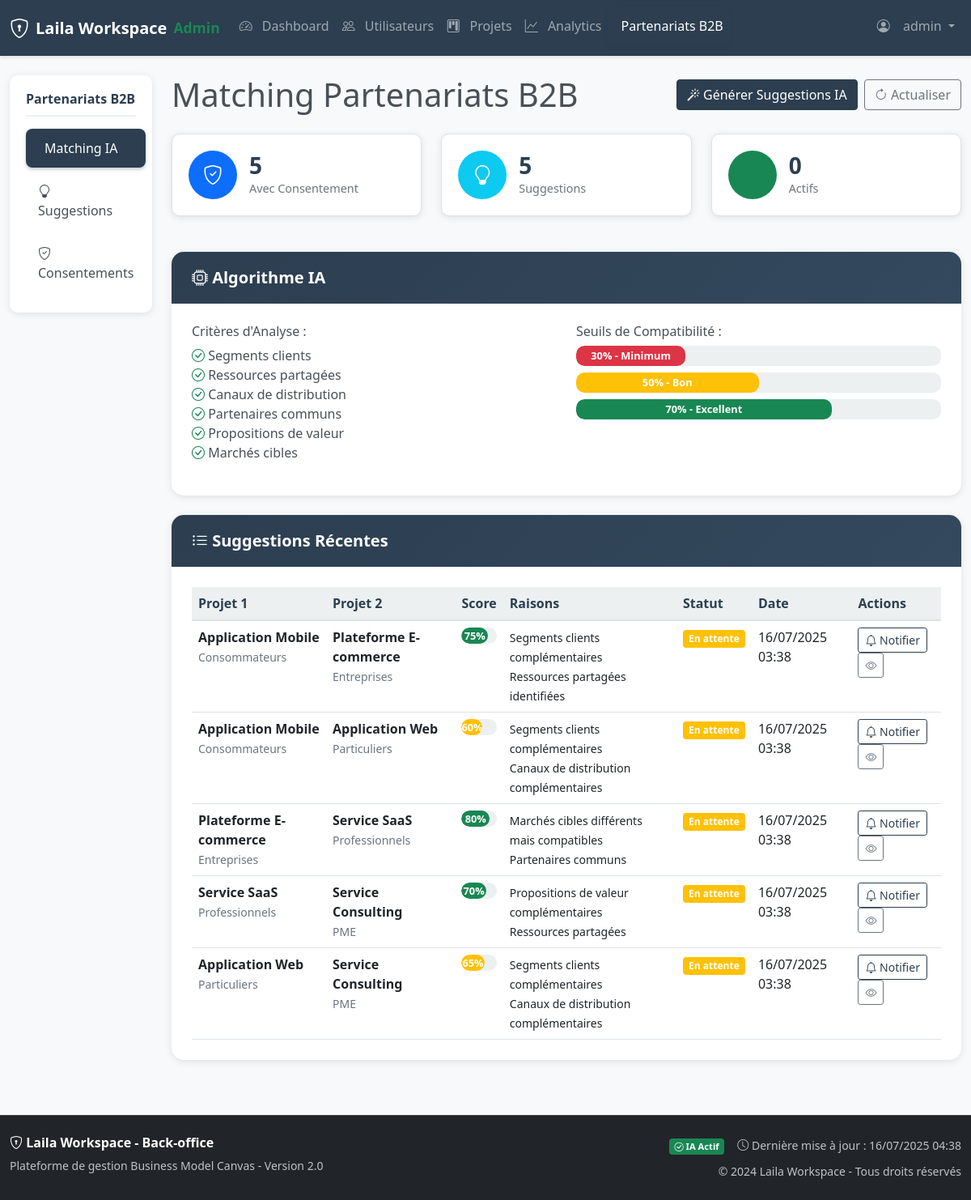
Screenshot of /views/admin/partnerships.php (signed in) with the database file from the repository.
### tables this page shows
CREATE TABLE IF NOT EXISTS partnership_suggestions (
    id INT AUTO_INCREMENT PRIMARY KEY,
    project1_id INT NOT NULL,
    project2_id INT NOT NULL,
    synergy_score INT NOT NULL,
    synergy_reasons TEXT,
    status ENUM('pending', 'notified', 'active', 'rejected') DEFAULT 'pending',
    created_at TIMESTAMP DEFAULT CURRENT_TIMESTAMP,
    notified_at TIMESTAMP NULL,
    INDEX idx_project1_id (project1_id),
    INDEX idx_project2_id (project2_id),
    INDEX idx_status (status)
);

CREATE TABLE IF NOT EXISTS projects (
    id INT AUTO_INCREMENT PRIMARY KEY,
    user_id INT NOT NULL,
    name VARCHAR(255) NOT NULL,
    description TEXT,
    target_market VARCHAR(255),
    status ENUM('active', 'inactive', 'archived') DEFAULT 'active',
    share_consent TINYINT(1) DEFAULT 0,
    created_at TIMESTAMP DEFAULT CURRENT_TIMESTAMP,
    updated_at TIMESTAMP DEFAULT CURRENT_TIMESTAMP ON UPDATE CURRENT_TIMESTAMP,
    INDEX idx_user_id (user_id),
    INDEX idx_created_at (created_at),
    INDEX idx_status (status)
);

### views/admin/partnerships.php (the view, shortened to what the rows shown need)
<?php
require_once '../../includes/db_connect.php';
try {
    $stmt = $pdo->query("
        SELECT
            ps.*,
            p1.name as project1_name,
            p1.target_market as project1_target_market,
            p2.name as project2_name,
            p2.target_market as project2_target_market
        FROM partnership_suggestions ps
        JOIN projects p1 ON ps.project1_id = p1.id
        JOIN projects p2 ON ps.project2_id = p2.id
        ORDER BY ps.created_at DESC
        LIMIT 20
    ");
    $recent_suggestions = $stmt->fetchAll(PDO::FETCH_ASSOC);
} catch (PDOException $e) {
    error_log('Erreur partnerships : ' . $e->getMessage());
    $stats = array_fill_keys(['total_consent', 'total_suggestions', 'active_partnerships'], 0);
    $recent_suggestions = array();
}
?>
<!DOCTYPE html>
<html lang="fr">
<head>
    <link href="https://cdn.jsdelivr.net/npm/bootstrap@5.1.3/dist/css/bootstrap.min.css" rel="stylesheet">
    <link href="https://cdnjs.cloudflare.com/ajax/libs/font-awesome/6.0.0/css/all.min.css" rel="stylesheet">
    <link href="https://cdn.jsdelivr.net/npm/bootstrap-icons@1.10.5/font/bootstrap-icons.css" rel="stylesheet">
    <link href="../../assets/css/admin.css" rel="stylesheet">
</head>
<body>
    <div class="container-fluid mt-4">
        <div class="row">
            <div class="col-md-9 col-lg-10">
                <div class="d-flex justify-content-between align-items-center mb-4">
                    <h1 style="color: var(--primary); margin: 0;">
                        <i class="bi bi-handshake"></i> Matching Partenariats B2B
                    </h1>
                </div>
                <div class="admin-card">
                    <div class="card-body">
                        <?php if (empty($recent_suggestions)): ?>
                        <div class="text-center py-4">
                            <i class="bi bi-lightbulb display-1 text-muted"></i>
                            <p class="text-muted">Aucune suggestion générée</p>
                            <p class="text-muted">Cliquez sur "Générer Suggestions IA" pour commencer</p>
                        </div>
                        <?php else: ?>
                        <div class="table-responsive">
                            <table class="table table-hover">
                                <thead>
                                    <tr>
                                        <th>Projet 1</th>
                                        <th>Projet 2</th>
                                        <th>Score</th>
                                        <th>Raisons</th>
                                        <th>Statut</th>
                                        <th>Date</th>
                                        <th>Actions</th>
                                    </tr>
                                </thead>
                                <tbody>
                                    <?php foreach ($recent_suggestions as $suggestion): ?>
                                    <tr>
                                        <td>
                                            <div>
                                                <strong><?= htmlspecialchars($suggestion['project1_name'] ?? '') ?></strong>
                                                <br><small class="text-muted"><?= htmlspecialchars($suggestion['project1_target_market'] ?? 'Non spécifié') ?></small>
                                            </div>
                                        </td>
                                        <td>
                                            <div>
                                                <strong><?= htmlspecialchars($suggestion['project2_name'] ?? '') ?></strong>
                                                <br><small class="text-muted"><?= htmlspecialchars($suggestion['project2_target_market'] ?? 'Non spécifié') ?></small>
                                            </div>
                                        </td>
                                        <td>
                                            <div class="progress" style="height: 20px;">
                                                <div class="progress-bar <?= $suggestion['synergy_score'] >= 70 ? 'bg-success' : ($suggestion['synergy_score'] >= 50 ? 'bg-warning' : 'bg-danger') ?>"
                                                     style="width: <?= $suggestion['synergy_score'] ?>%">
                                                    <?= $suggestion['synergy_score'] ?>%
                                                </div>
                                            </div>
                                        </td>
                                        <td>
                                            <?php
                                            $reasons = null;
                                            if (!empty($suggestion['synergy_reasons'])) {
                                                $reasons = json_decode($suggestion['synergy_reasons'], true);
                                            }
                                            if ($reasons && is_array($reasons)): ?>
                                            <ul class="list-unstyled mb-0">
                                                <?php foreach (array_slice($reasons, 0, 2) as $reason): ?>
                                                <li><small><?= htmlspecialchars($reason ?? '') ?></small></li>
                                                <?php endforeach; ?>
                                            </ul>
                                            <?php else: ?>
                                            <small class="text-muted">Aucune raison spécifiée</small>
                                            <?php endif; ?>
                                        </td>
                                        <td>
                                            <?php
                                            $status_class = '';
                                            $status_text = '';
                                            switch ($suggestion['status']) {
                                                case 'pending':
                                                    $status_class = 'bg-warning';
                                                    $status_text = 'En attente';
                                                    break;
                                            }
                                            ?>
                                            <span class="badge <?= $status_class ?>"><?= $status_text ?></span>
                                        </td>
                                        <td><?= date('d/m/Y H:i', strtotime($suggestion['created_at'])) ?></td>
                                        <td>
                                            <?php if ($suggestion['status'] === 'pending'): ?>
                                            <form method="POST" style="display: inline;">
                                                <button type="submit" class="btn btn-sm btn-outline-primary">
                                                    <i class="bi bi-bell"></i> Notifier
                                                </button>
                                            </form>
                                            <?php endif; ?>
                                            <button class="btn btn-sm btn-outline-secondary" onclick="viewDetails(<?= $suggestion['id'] ?>)">
                                                <i class="bi bi-eye"></i>
                                            </button>
                                        </td>
                                    </tr>
                                    <?php endforeach; ?>
                                </tbody>
                            </table>
                        </div>
                        <?php endif; ?>
                    </div>
                </div>
            </div>
        </div>
    </div>
</body>
</html>

### rows the page displays
partnership_suggestions: projects.name "Application Mobile", projects.target_market "Consommateurs", projects.name "Plateforme E-commerce", projects.target_market "Entreprises", synergy_score "75", synergy_reasons "Segments clients complémentaires", synergy_reasons "Ressources partagées identifiées", status "En attente", created_at "16/07/2025 03:38"
partnership_suggestions: projects.name "Application Mobile", projects.target_market "Consommateurs", projects.name "Application Web", projects.target_market "Particuliers", synergy_score "60", synergy_reasons "Segments clients complémentaires", synergy_reasons "Canaux de distribution complémentaires", status "En attente", created_at "16/07/2025 03:38"
partnership_suggestions: projects.name "Plateforme E-commerce", projects.target_market "Entreprises", projects.name "Service SaaS", projects.target_market "Professionnels", synergy_score "80", synergy_reasons "Marchés cibles différents mais compatibles", synergy_reasons "Partenaires communs", status "En attente", created_at "16/07/2025 03:38"
partnership_suggestions: projects.name "Service SaaS", projects.target_market "Professionnels", projects.name "Service Consulting", projects.target_market "PME", synergy_score "70", synergy_reasons "Propositions de valeur complémentaires", synergy_reasons "Ressources partagées", status "En attente", created_at "16/07/2025 03:38"
partnership_suggestions: projects.name "Application Web", projects.target_market "Particuliers", projects.name "Service Consulting", projects.target_market "PME", synergy_score "65", synergy_reasons "Segments clients complémentaires", synergy_reasons "Canaux de distribution complémentaires", status "En attente", created_at "16/07/2025 03:38"

### other values shown
$_SESSION['user_role'] "admin"
$stats['total_consent'] "5"
$stats['total_suggestions'] "5"
$stats['active_partnerships'] "0"
